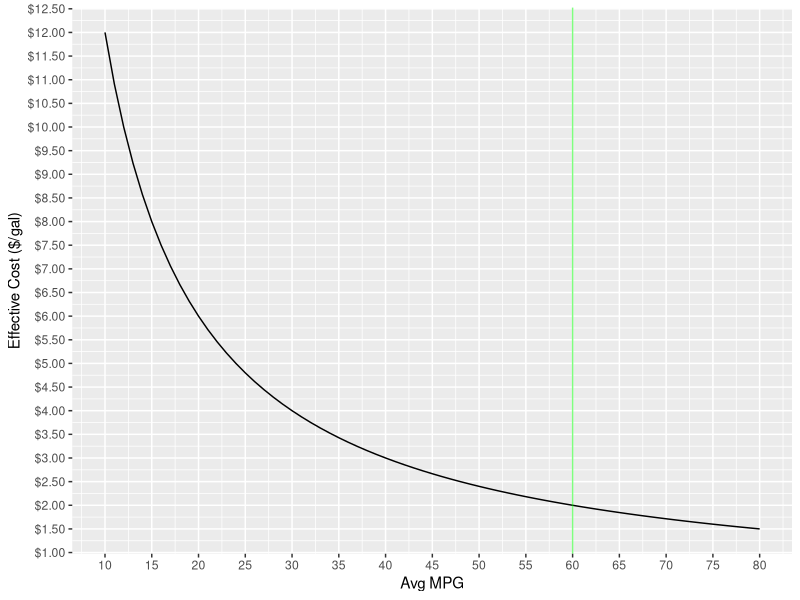

Generate this figure with R:
library(ggplot2)

mpg <- seq(10,80)
cpg <- 2.00
avg.mpg <- 60
eff.cost <- ((1/mpg)*cpg)*avg.mpg
mpg.df <- data.frame(mpg,eff.cost)


ggplot(data=mpg.df) + 
  geom_line(aes(x=mpg, y= eff.cost)) +
  scale_x_continuous(name='Avg MPG',breaks=seq(10,80,5)) +
  scale_y_continuous(name='Effective Cost ($/gal)',labels = scales::dollar,breaks=seq(0,12.5,.5)) +
  geom_vline(aes(xintercept=avg.mpg),col='green',alpha=0.5)